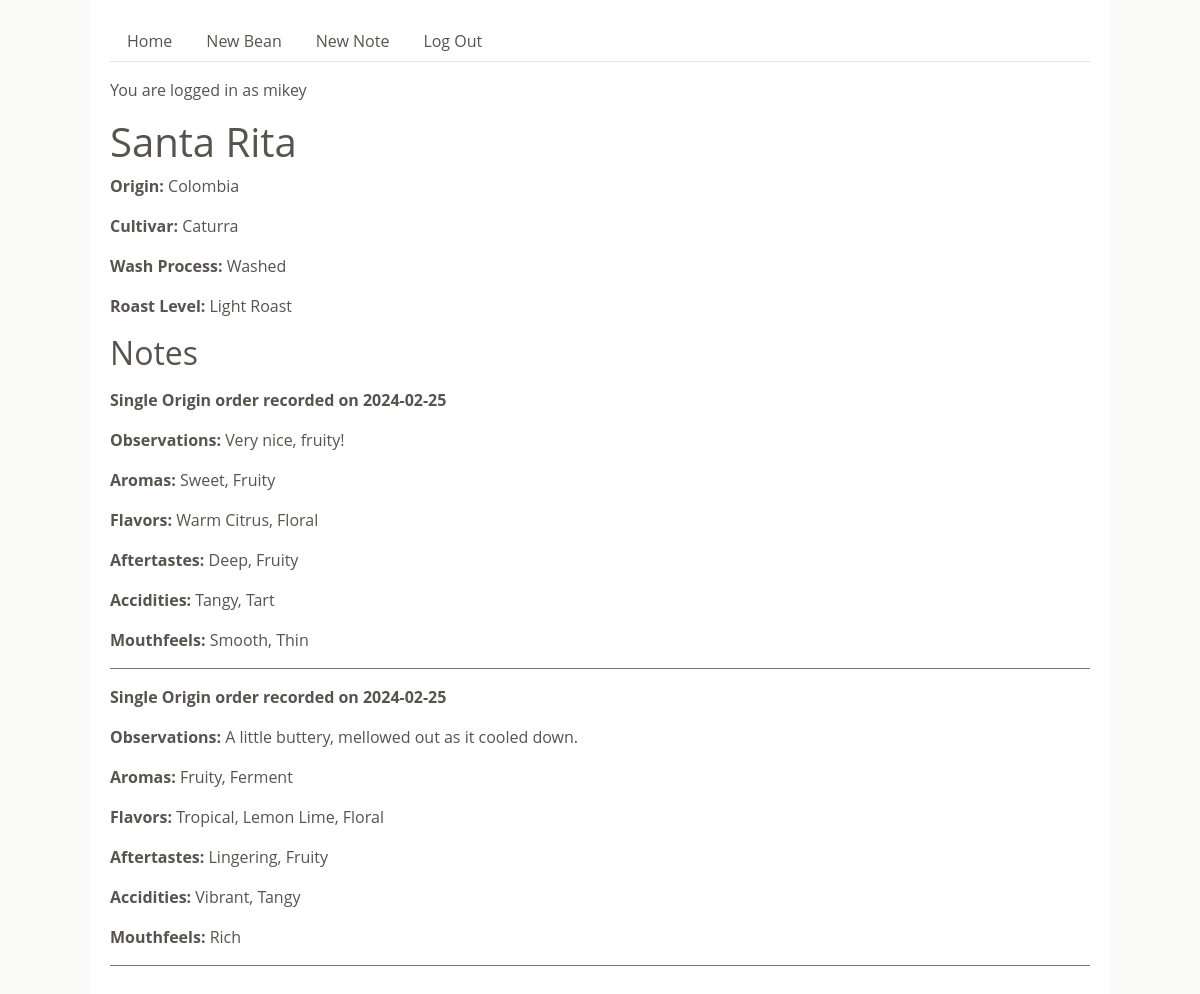
Screenshot of /bean/1 (signed in) with the database file from the repository.
### ch_100_app/models.py (models this page shows, shortened)
class User(UserMixin, db.Model):
    id = db.Column(db.Integer, primary_key=True)
    username = db.Column(db.String(80), nullable=False, unique=True)
    password = db.Column(db.String(80), nullable=False)

class Bean(db.Model):
    id = db.Column(db.Integer, primary_key=True)
    name = db.Column(db.String(60), nullable=False)
    origin = db.Column(db.String(100), nullable=False)
    cultivar = db.Column(db.String(60))
    wash_process = db.Column(db.Enum(WashProcess), nullable=False)
    roast_level = db.Column(db.Enum(RoastLevel), nullable=False)
    notes = db.relationship("Note", back_populates="bean")

class Note(db.Model):
    id = db.Column(db.Integer, primary_key=True)
    bean_id = db.Column(db.Integer, db.ForeignKey("bean.id"), nullable=False)
    created_by_id = db.Column(db.Integer, db.ForeignKey("user.id"), nullable=False)
    order = db.Column(db.Enum(OrderCategory), default=OrderCategory.SINGLE_ORIGIN)
    brew_method = db.Column(db.Enum(BrewMethod), default=BrewMethod.DRIP)
    date_recorded = db.Column(db.Date, default=datetime.utcnow)
    observations = db.Column(db.Text, nullable=False)
    bean = db.relationship("Bean", back_populates="notes")
    created_by = db.relationship("User")
    aromas = db.relationship(
        "Aroma", secondary=note_aroma, backref=db.backref("notes", lazy="dynamic")
    )
    flavors = db.relationship(
        "Flavor", secondary=note_flavor, backref=db.backref("notes", lazy="dynamic")
    )
    aftertastes = db.relationship(
        "Aftertaste",
        secondary=note_aftertaste,
        backref=db.backref("notes", lazy="dynamic"),
    )
    acidities = db.relationship(
        "Acidity", secondary=note_acidity, backref=db.backref("notes", lazy="dynamic")
    )
    mouthfeels = db.relationship(
        "Mouthfeel",
        secondary=note_mouthfeel,
        backref=db.backref("notes", lazy="dynamic"),
    )

### ch_100_app/main/routes.py (the view)
@main.route("/bean/<bean_id>", methods=["GET", "POST"])
@login_required
def bean_detail(bean_id):
    bean = Bean.query.get(bean_id)
    notes = bean.notes
    return render_template("bean_detail.html", bean=bean, notes=notes)

### ch_100_app/extensions.py (called while the page is built)
@login_manager.user_loader
def load_user(user_id):
    return User.query.get(user_id)

### ch_100_app/utils.py (called while the page is built)
    def __str__(self):
        return str(self.value)

### ch_100_app/templates/bean_detail.html
{% extends 'base.html' %}
{% block content %}
<h1>{{ bean.name }}</h1>
<p><strong>Origin:</strong> {{ bean.origin }}</p>
<p><strong>Cultivar:</strong> {{ bean.cultivar }}</p>
<p><strong>Wash Process:</strong> {{ bean.wash_process }}</p>
<p><strong>Roast Level:</strong> {{ bean.roast_level }}</p>
<h2>Notes</h1>
{% if notes %}
  {% for note in notes %}
    <div class="bean_detail_order">
      <p><strong>{{ note.order}} order recorded on {{ note.date_recorded }}</strong></p>
      <div>
        <p><strong>Observations:</strong> {{ note.observations }}</p>
        {% set aroma_names = [] %}
        {% for aroma in note.aromas %}
            {% set _ = aroma_names.append(aroma.name) %}
        {% endfor %}
        <p><strong>Aromas:</strong> {{ aroma_names|join(', ') }}</p>
        {% set flavor_names = [] %}
        {% for flavor in note.flavors %}
            {% set _ = flavor_names.append(flavor.name) %}
        {% endfor %}
        <p><strong>Flavors:</strong> {{ flavor_names|join(', ') }}</p>
        {% set aftertaste_names = [] %}
        {% for aftertaste in note.aftertastes %}
            {% set _ = aftertaste_names.append(aftertaste.name) %}
        {% endfor %}
        <p><strong>Aftertastes:</strong> {{ aftertaste_names|join(', ') }}</p>
        {% set acidity_names = [] %}
        {% for acidity in note.acidities %}
            {% set _ = acidity_names.append(acidity.name) %}
        {% endfor %}
        <p><strong>Accidities:</strong> {{ acidity_names|join(', ') }}</p>
        {% set mouthfeel_names = [] %}
        {% for mouthfeel in note.mouthfeels %}
            {% set _ = mouthfeel_names.append(mouthfeel.name) %}
        {% endfor %}
        <p><strong>Mouthfeels:</strong> {{ mouthfeel_names|join(', ') }}</p>
      </div>    </div>
  {% endfor %}
{% else %}
  <p><strong>It looks like you haven't added any notes for this bean!</strong></p>
  <a href="{{ url_for('main.new_note') }}" class="btn">Add a Note!</a>
{% endif %}
{% endblock %}

### ch_100_app/templates/base.html (shortened to what this page needs)
<!DOCTYPE html>
<html lang="en">
  <head>
    <link
      href="https://cdn.jsdelivr.net/npm/bootstrap@5.3.3/dist/css/bootstrap.min.css"
      rel="stylesheet"
    />
    <link rel="stylesheet" href="/static/style.css" />
  </head>
  <body>
    <div id="base-content">
      <ul class="nav nav-tabs">
        <li>
          <a class="nav-link" href="/">Home</a>
        </li>
        {% if current_user.is_authenticated %}
        <li class="nav-item">
          <a class="nav-link" href="/new_bean">New Bean</a>
        </li>
        <li class="nav-item">
          <a class="nav-link" href="/new_note">New Note</a>
        </li>
        <li class="nav-item">
          <a class="nav-link" href="/logout">Log Out</a>
        </li>
        {% endif %}
      </ul>
      {% if current_user.is_authenticated %}
        <p>You are logged in as {{ current_user.username }}</p>
      {% endif %} {% block content %} {% endblock %}
    </div>
  </body>
</html>

### ch_100_app/static/style.css (style rules this page uses)
body { display: flex; flex-direction: column; align-items: center; background-color: #fafaf9; }
#base-content { font-family: 'Open Sans', sans-serif; color: #57534e; width: 85%; background-color: white; padding: 20px; }
.nav { margin-bottom: 1rem; }
.nav-link { color: #57534e; }
.bean_detail_order { border-bottom: 1px solid #78716c; margin: 1rem 0px; }

### rows the page displays
User: username "mikey"
Bean: name "Santa Rita", origin "Colombia", cultivar "Caturra", wash_process "Washed", roast_level "Light Roast"
Note: order "Single Origin", date_recorded "2024-02-25", observations "Very nice, fruity!", aroma_names "Sweet, Fruity", flavor_names "Warm Citrus, Floral", aftertaste_names "Deep, Fruity", acidity_names "Tangy, Tart", mouthfeel_names "Smooth, Thin"
Note: order "Single Origin", date_recorded "2024-02-25", observations "A little buttery, mellowed out as it cooled down.", aroma_names "Fruity, Ferment", flavor_names "Tropical, Lemon Lime, Floral", aftertaste_names "Lingering, Fruity", acidity_names "Vibrant, Tangy", mouthfeel_names "Rich"
